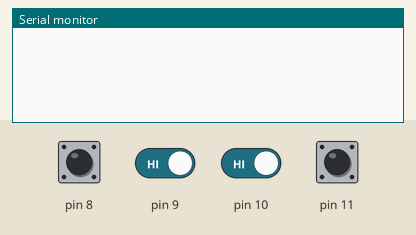
Simulated run of this sketch. Board: Arduino Uno, built with avr-gcc and run on an emulated ATmega328P. Parts: the last lines printed to the serial monitor. The inputs (shaded band) are chosen by the test bench; at power-on: pin 8–11 HIGH. The modem accepts every AT command (registered, SIM ready, sends succeed) and sends nothing else.

Above: at 3.2 s.
3.3 s: pin 8 pulled LOW for 0.15 s
At 3.7 s:
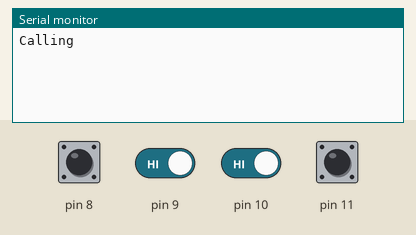
4.9 s: pin 9 driven LOW and pin 10 driven LOW
7.9 s: pin 9 driven HIGH
At 8.7 s:
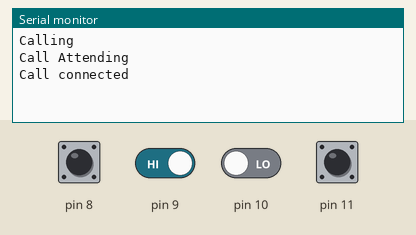
9.8 s: pin 9 driven LOW
At 14.0 s:
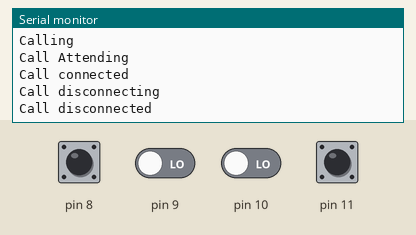

Measured:
- after the input at 3.3 s, the serial monitor: prints a new line at once (image 1)
- after the input at 7.9 s, the serial monitor: prints a new line after 0.42 s (image 2)
- after the input at 9.8 s, the serial monitor: prints a new line after 3.5 s (image 3)

The sketch:

gsm.ino
```cpp
#include <SoftwareSerial.h>
SoftwareSerial gsm(2, 3);//rx 2 tx 3
void setup() {
gsm.begin(9600);//gsm
Serial.begin(9600);
pinMode(8,INPUT_PULLUP);
pinMode(9,INPUT_PULLUP);
pinMode(10,INPUT_PULLUP);
pinMode(11,INPUT_PULLUP);
gsm.println("AT");
delay(2000);
}

void loop() {
  if(digitalRead(8)==0)
  {
    Serial.println("Calling");
    gsm.println("ATD9846XXXXXX;");// Give Mobile Number to call
    delay(5000);
    }
    else if(digitalRead(9)==0)
    {
      Serial.println("Call disconnecting");
      gsm.println("ATH");
      Serial.println("Call disconnected");
      delay(5000);
      }
      else if(digitalRead(10)==0)
    {
      Serial.println("Call Attending");
      gsm.println("ATA");
      Serial.println("Call connected");
      delay(5000);
      }
      else if(digitalRead(11)==0)
      {
        Serial.println("Message Sending");
      gsm.println("AT+CMGF=1");
      delay(1000);
      gsm.println("AT+CMGS=\"9846XXXXXX\"");//// Give Mobile Number to send message
      delay(1000);
      gsm.println("Hello from GSM");
      gsm.write(26);
      Serial.println("Message connected");
      delay(5000);
        }
}
```
